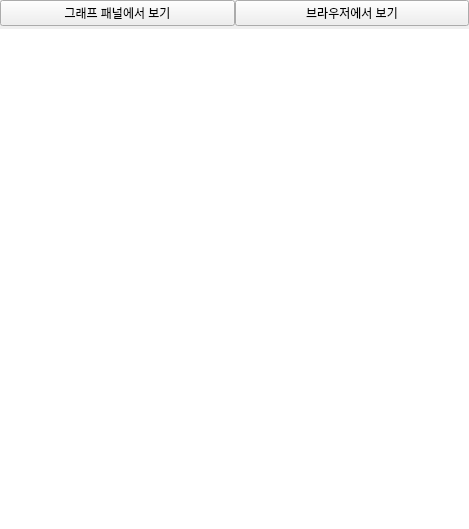
<?xml version="1.0" encoding="UTF-8"?>
<ui version="4.0">
 <class>Form</class>
 <widget class="QWidget" name="Form">
  <property name="geometry">
   <rect>
    <x>0</x>
    <y>0</y>
    <width>469</width>
    <height>523</height>
   </rect>
  </property>
  <property name="windowTitle">
   <string>Form</string>
  </property>
  <layout class="QGridLayout" name="gridLayout">
   <property name="leftMargin">
    <number>0</number>
   </property>
   <property name="topMargin">
    <number>0</number>
   </property>
   <property name="rightMargin">
    <number>0</number>
   </property>
   <property name="bottomMargin">
    <number>0</number>
   </property>
   <property name="horizontalSpacing">
    <number>0</number>
   </property>
   <property name="verticalSpacing">
    <number>3</number>
   </property>
   <item row="0" column="1">
    <widget class="QPushButton" name="browserBtn">
     <property name="text">
      <string>브라우저에서 보기</string>
     </property>
    </widget>
   </item>
   <item row="0" column="0">
    <widget class="QPushButton" name="wssBtn">
     <property name="text">
      <string>그래프 패널에서 보기</string>
     </property>
    </widget>
   </item>
   <item row="1" column="0" colspan="2">
    <widget class="QWidget" name="wss_panel" native="true">
     <property name="enabled">
      <bool>true</bool>
     </property>
     <property name="minimumSize">
      <size>
       <width>0</width>
       <height>500</height>
      </size>
     </property>
     <property name="styleSheet">
      <string notr="true">background-color: rgb(255, 255, 255);
border-color: rgb(255, 255, 255);</string>
     </property>
    </widget>
   </item>
  </layout>
 </widget>
 <resources/>
 <connections/>
</ui>
